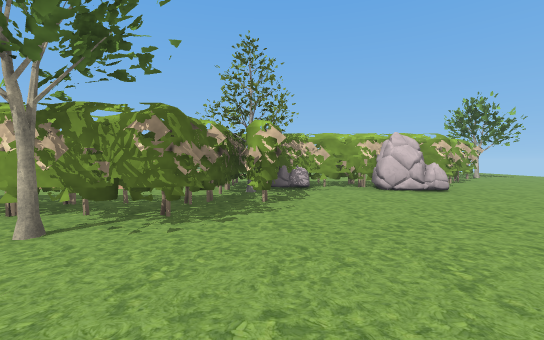
view 1 (above)

12 first-person views from a walk through a 3-D level made in the Godot game engine. The camera is 1.5 m above the floor, tilts 2° down and sees 90° across. The floor is counted in squares, 2 m on a side. Each view is taken from the middle of a square. On the plan, view 1 faces up. The plan holds only what a view shows up to about 10 squares ahead; the rest is blank. The place goes on beyond the plan. Characters and animated objects are not drawn. Some surface patterns are stand-ins.

view 2
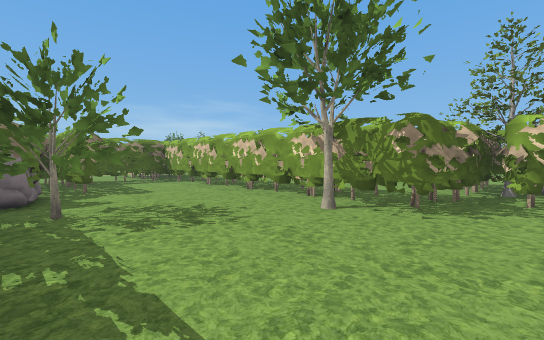

view 3
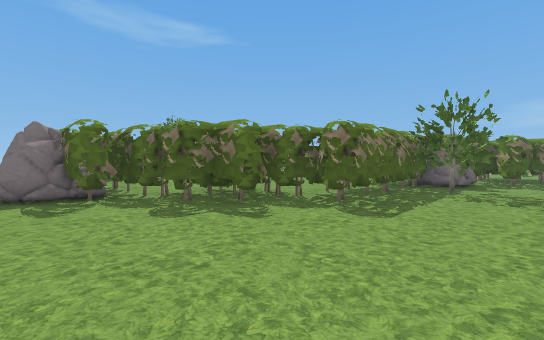

view 4
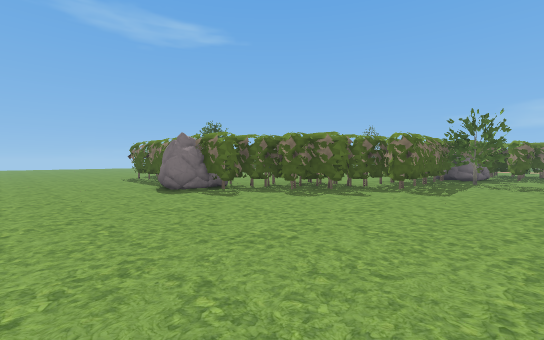

view 5
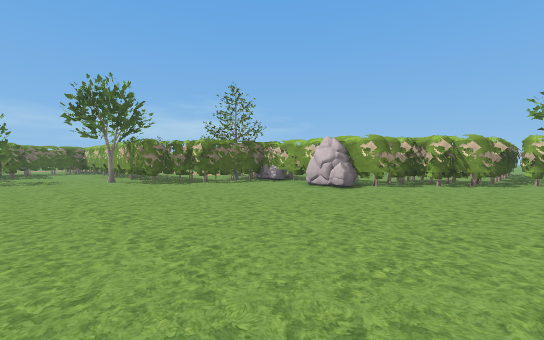

view 6
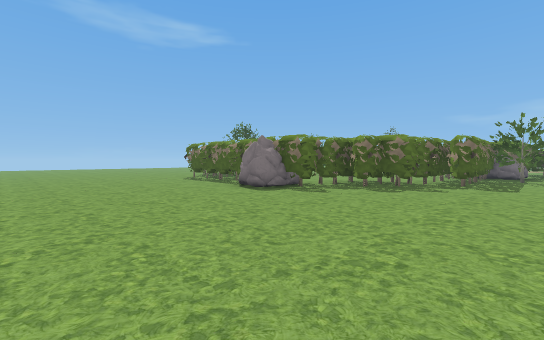

view 7
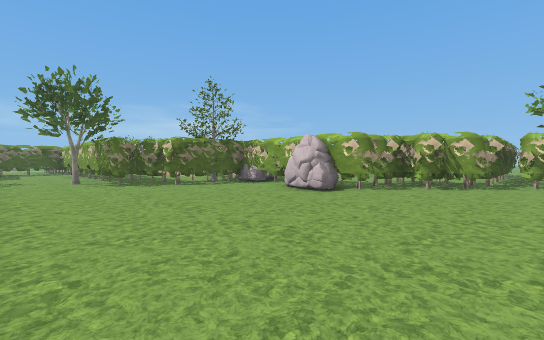

view 8
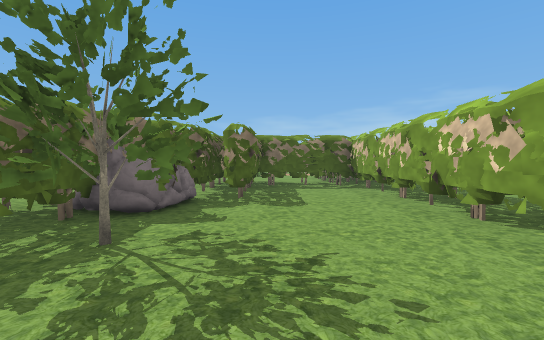

view 9
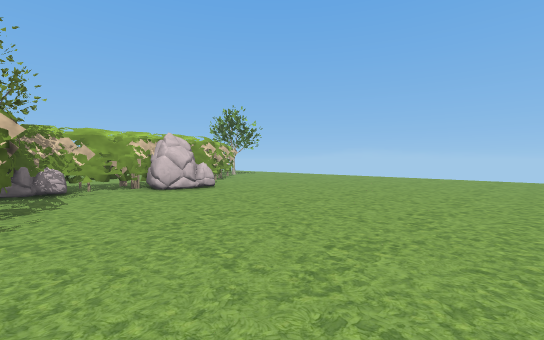

view 10
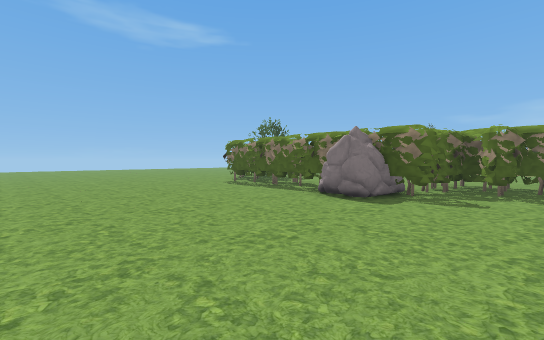

view 11
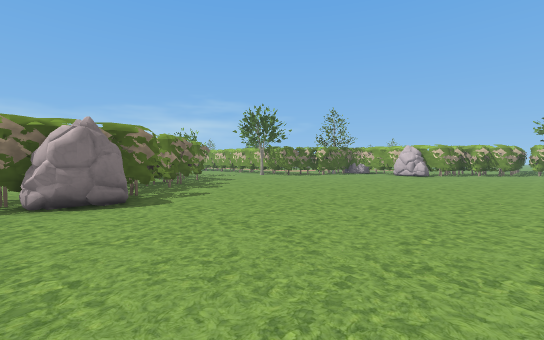

view 12
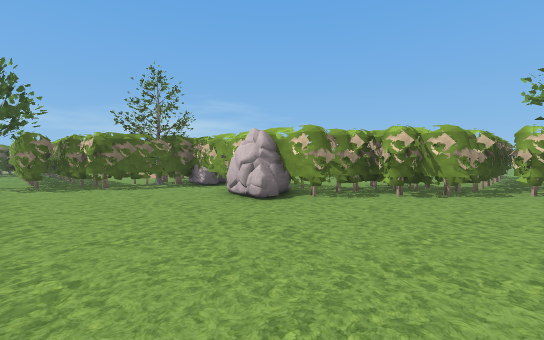

### Floor plan
Key: @ floor where view 1 was taken; # wall or solid block; . floor; R rock; T tree.
Columns run from 10 left of view 1 to 8 right of it. Each row starts with its distance up from view 1.
 11                 ###
 10                ###.
  9               ###..
  8          #######...
  7          ##..#R....
  6          #T........
  5         ###........
  4 ##########.........
  3 #.......T..........
  2 #..................
  1 #..................
  0 ####.T....@........
 -1   ###TT............
 -2     ######.........
 -3         ###........
 -4          ###.......
 -5           ###......
 -6            ##R.....
 -7             #......
 -8             #......

Positions as (right, up) in squares from view 1, and headings:
1: (0, 0), facing up
2: (0, -1), facing up-left
3: (3, 1), facing down-left
4: (6, 1), facing down-left
5: (8, 0), facing up-left
6: (8, 0), facing down-left
7: (8, 1), facing up-left
8: (-2, 1), facing left
9: (0, 0), facing up-right
10: (8, -3), facing down-left
11: (8, -7), facing up-left
12: (8, 3), facing up-left
